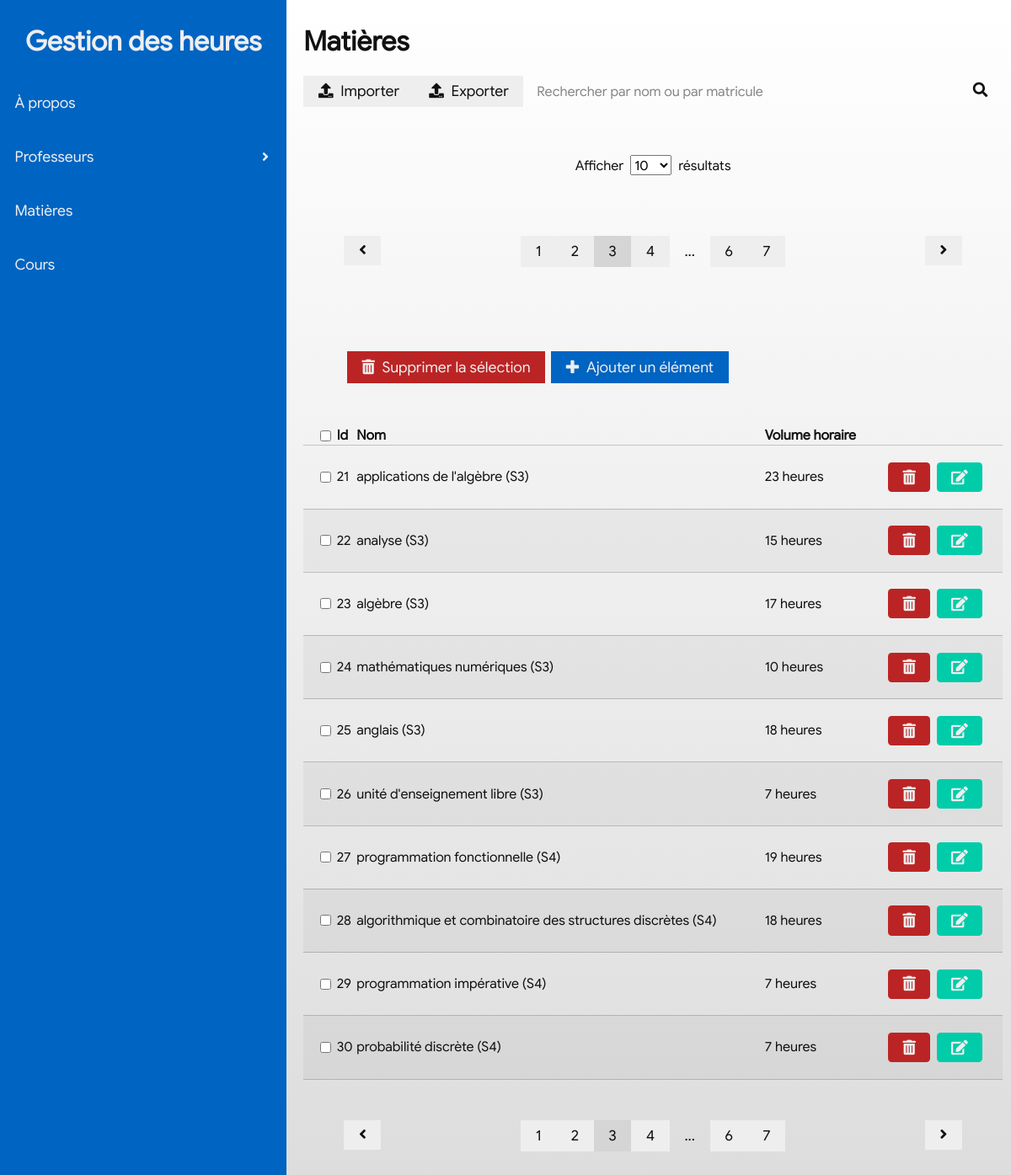
The app's page /subject?page=2&shown=10 with its own data.
### tables this page shows
CREATE TABLE subject(id INT AUTO_INCREMENT, name VARCHAR(255), hrs INT, PRIMARY KEY(id));

### index.php (called while the page is built)
<?php
    require_once "controller/includes/db.php";
    require_once "view/functions.php";
    include "view/main.php";

### controller/includes/db.php (called while the page is built, shortened)
<?php
class DB{
    var $_pdo;
    function __construct($dns, $user, $password){
        $this->_pdo = new PDO($dns, $user, $password);
    }
    function query($query){
        return $this->_pdo->query($query);
    }
    function getData($query){
        $response = $this->query($query);
        $output = array();
        while($data = $response->fetch()){
            $item = array();
            foreach($data as $key => $value){
                $item[$key] = $value;
            }
            $output[count($output)] = $item;
        }
        return $output;
    }
}
$DB = new DB('mysql:host=localhost;dbname=phpProject', 'ryan', '');

### view/functions.php (the view, shortened to what this page needs)
    </tr><?php
function printSubjects(){
    global $DB;
    global $resultsPerPage;
    global $currentPage;
    $offset = $currentPage * $resultsPerPage;
    $limit = $resultsPerPage;
    $data = $DB->getData("SELECT * FROM subject LIMIT $limit OFFSET $offset");
    foreach($data as $e){
    ?><tr>
        <td><input type="checkbox" /></td>
        <td> <?php echo $e['id']; ?></td>
        <td> <?php echo utf8_encode($e['name']); ?></td>
        <td> <?php echo utf8_encode($e['hrs']); ?> heures</td>
        <td class="controls"><button class="btn btn-tertiary btn-rounded"><i class="fas fa-trash-alt"></i></button><button
                class="btn btn-quaternary btn-rounded"><i class="fas fa-edit"></i></button></td>
    </tr><?php
    }
}
function resultsPerPage(){
    $items = array(10, 25, 50, 100);
    $shown = isset($_GET['shown'])?$_GET['shown']:$items[0];
    $resultsPerPage = $shown;
    echo "<p><span>Afficher</span><select class='resultsperpage'>";
    foreach($items as $e){
        $attr = ($e == $shown)?'selected':'';
        echo "<option $attr>$e</option>";
    }
    echo "</select><span>résultats</span></p>";
}
function pagination($table){
    global $DB;
    global $resultsPerPage;
    $data = $DB->getData("SELECT COUNT(*) as len FROM $table");
    $len = $data[0][0];
    $pages = ($len / $resultsPerPage);
    $currentPage = isset($_GET['page'])?$_GET['page']:0;
    echo '<div class="previous">';
    if($currentPage > 0)
        echo '<a class="btn btn-secondary" href="?page='.($currentPage-1).'&shown='.$resultsPerPage.'"><i class="fas fa-angle-left"></i></a>';
    echo '</div>';
    echo '<div class="pages">';
    for($i = 0; $i < $pages; $i++){
        $p = $i+1;
        if(abs($i - $currentPage) < 2){
            if($i == $currentPage){
                echo "<span class='btn btn-secondary active'>$p</span>";
            }else{
                echo "<a class='btn btn-secondary' href='?page=$i&shown=$resultsPerPage'>$p</a>";
            }
        }else if($i < 3){
            echo "<a class='btn btn-secondary' href='?page=$i&shown=$resultsPerPage'>$p</a>";
        }else if($i+2 >= $pages){
            echo "<a class='btn btn-secondary' href='?page=$i&shown=$resultsPerPage'>$p</a>";
        }else{
            echo "<span class='btn btn-secondary btn-disabled'>...</span>";
            continue;
        }
    }
    echo '</div>';
    echo '<div class="next">';
    if($currentPage+1 < $pages)
        echo '<a class="btn btn-secondary" href="?page='.($currentPage+1).'&shown='.$resultsPerPage.'"><i class="fas fa-angle-right"></i></a>';
    echo '</div>';}

### view/css/main.css (style rules this page uses)
html { box-sizing: border-box; }
*, *:before, *:after { box-sizing: inherit; }
html { font-family: Arial; }
.btn { padding: 0.5em 1em; border: none; background: none; font-size: 1.1em; }
.btn:active, .btn.active { outline: none; }
.btn.btn-secondary { background: #ccc; }
.btn.btn-rounded { border-radius: .25em; }
a.btn { display: inline-block; text-decoration: none; color: inherit; }
.btn, .control, .searchbar { transition: color 0.3s ease 0s, background 0.3s ease 0s; }
.controls { padding-top: 1em; padding-bottom: 1em; }
.background-light { background: #eee; color: #111; }
.btn.btn-secondary { background: #eee; color: #111; }
.btn.btn-secondary:hover, .btn.btn-secondary:active, .btn.btn-secondary.active { background: #d5d5d5; }
.btn.btn-tertiary { background: #bb2424; color: #eee; }
.btn.btn-quaternary { background: #00ccaa; color: #eee; }
html { font-family: 'Google Sans', 'Helvetica Neue', Arial !important; }
* { box-sizing: border-box !important; }
body { margin: 0; }
@media (min-width: 728px) { body { display: grid; grid-template-columns: max-content auto; } }
table tr { border-bottom: 1px solid rgba(0, 0, 0, 0.2); }
table tr:nth-of-type(2n) { background: rgba(0, 0, 0, 0.04); }
table tr > td:first-child { padding-left: 20px; }
table tr > td:last-child { padding-right: 20px; }
table td.controls { text-align: right; }
table td.controls .btn { margin: 0.2em; }
.row-count select { margin: 0.5em; display: inline-block; }
.pagination .pages { display: flex; justify-content: center; }

### view/css/ext.css (style rules this page uses)
.btn-disabled { background: unset!important; }

### records on screen
subject: id "21", name "applications de l'algèbre (S3)", hrs "23"
subject: id "22", name "analyse (S3)", hrs "15"
subject: id "23", name "algèbre (S3)", hrs "17"
subject: id "24", name "mathématiques numériques (S3)", hrs "10"
subject: id "25", name "anglais (S3)", hrs "18"
subject: id "26", name "unité d'enseignement libre (S3)", hrs "7"
subject: id "27", name "programmation fonctionnelle (S4)", hrs "19"
subject: id "28", name "algorithmique et combinatoire des structures discrètes (S4)", hrs "18"
subject: id "29", name "programmation impérative (S4)", hrs "7"
subject: id "30", name "probabilité discrète (S4)", hrs "7"

### other values on screen
$p "1"
$p "2"
$p "3"
$p "4"
$p "6"
$p "7"
form field value "10"
